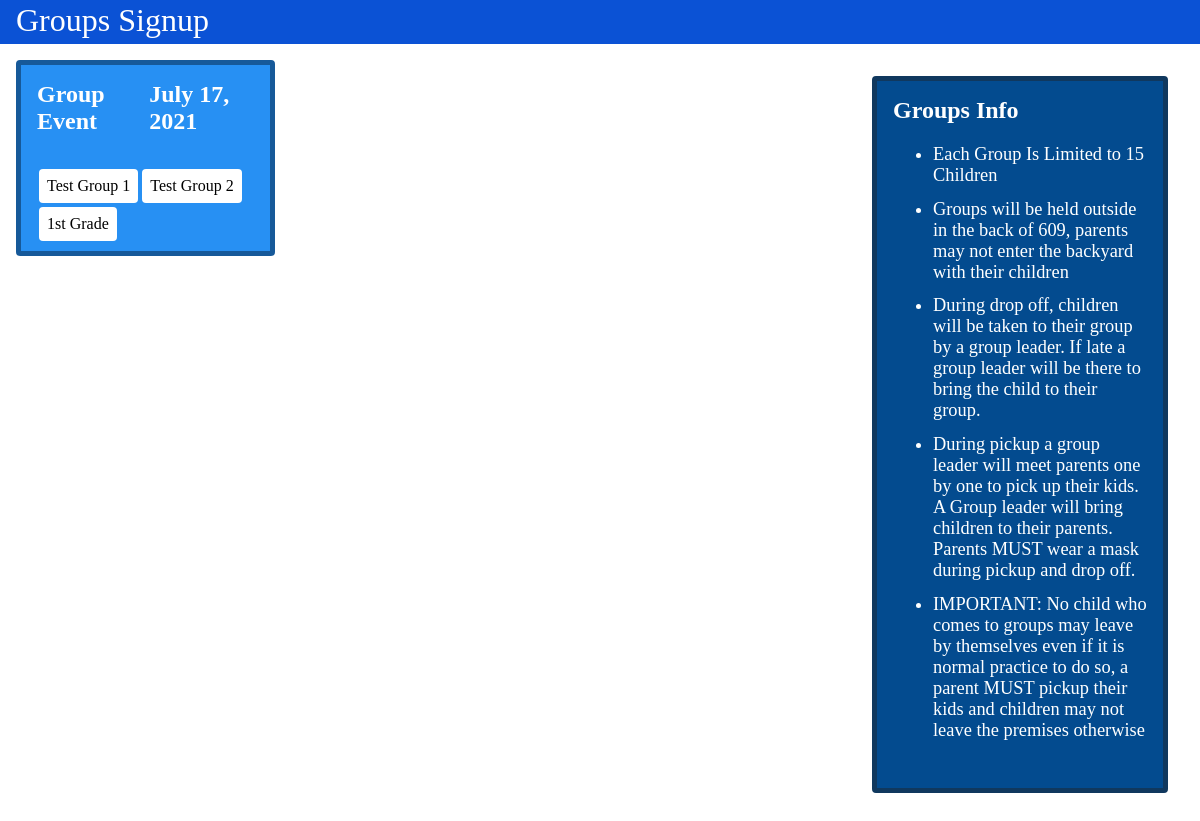
The page / on the database its author committed.
### signupApp/models.py (models this page shows, shortened)
class event(models.Model):
    title = models.CharField(max_length=200)
    date = models.DateField()
    groups = models.ManyToManyField(group)
    active = models.BooleanField()

class group(models.Model):
    name = models.CharField(max_length=200)
    max = models.IntegerField()
    active = models.BooleanField()

### signupApp/views.py (the view)
# urls.py: path("", views.indexView, name="index"),
def indexView(response):
    q1 = event.objects.filter(active=True)
    q1 = q1.filter(date__gte=datetime.date.today())
    q2 = externalEvent.objects.filter(active=True)
    q2 = q2.filter(date__gte=datetime.date.today())
    allEvents = list(q1)+list(q2)
    allEvents.sort(key=lambda x: x.date, reverse=False)
    eventsFormated = []
    for evnt in allEvents:
        eventsFormated.append([True if evnt._meta.db_table == "signupApp_event" else False
        , evnt.title, evnt.date])
        if eventsFormated[-1][0]:
            eventsFormated[-1].append([])
            for group in evnt.groups.all():
                eventsFormated[-1][-1].append([group.id, group.name,
                "disabled" if regisration.objects.filter(event=evnt, group=group).count() >= group.max else None])
        else:
            eventsFormated[-1].append(evnt.url)
        eventsFormated[-1].append(evnt.id)
    print(eventsFormated)
    for ev in eventsFormated:
        print(ev)
    return render(response, "signupApp/index.html", {"events": eventsFormated})

### signupApp/templates/signupApp/index.html (shortened to what this page needs)
{% load static %}
<!DOCTYPE html>
<html lang="en">
<head>
    <link rel="stylesheet" href="{% static 'signupApp/main.css' %}">
    <link rel="stylesheet" href="{% static 'signupApp/index.css' %}">
</head>
<body>
    <div class="head">
        <a href="/" class="homeLink">Groups Signup</a>
    </div>
    <div class="mainCont">
        <div class="events">
            {% for event in events %}
            <div class="eventCard">
                <div class="titleBar"><h4>{{event.1}}</h4><h4>{{event.2}}</h4></div>
                {% if event.0 %}
                <div class="groupOptions">
                    {% for group in event.3 %}
                    <a class="linkBtn {{group.2}}" href="/register/{{event.4}}/{{group.0}}">{{group.1}}</a>
                    {% endfor %}
                </div>
                {% elif not event.0 %}
                <div class="extEvent"><a href="{{event.3}}" class="linkBtn largeBtn" target="_blank">More Info</a></div>
                {% endif %}
            </div>
            {% endfor %}
        </div>
        <div class="info">
            <div class="infoCard">
                <h2>Groups Info</h2>
                <ul>
                    <li>Each Group Is Limited to 15 Children</li>
                    <li>Groups will be held outside in the back of 609, parents may not enter the backyard with their children</li>
                    <li>During drop off, children will be taken to their group by a group leader. If late a group leader will be there to bring the child to their group.</li>
                    <li>During pickup a group leader will meet parents one by one to pick up their kids. A Group leader will bring children to their parents. Parents MUST wear a mask during pickup and drop off.</li>
                    <li>IMPORTANT: No child who comes to groups may leave by themselves even if it is normal practice to do so, a parent MUST pickup their kids and children may not leave the premises otherwise</li>
                </ul>
            </div>
        </div>
    </div>
</body>
</html>

### signupApp/static/signupApp/main.css (style rules this page uses)
body { margin: 0; padding: 0; }
.head { background-color: rgb(11, 82, 213); padding: 0px 1rem .3rem 1rem; margin: 0; color: white; display: flex; align-items:baseline; justify-content: space-between; font-size: 2rem; }
.homeLink { text-decoration: none; color: white; }

### signupApp/static/signupApp/index.css (style rules this page uses)
.mainCont { display: grid; grid-template-columns: 7fr 3fr; height: 90vh; }
.events { display: grid; grid-template-columns: repeat(3, 1fr); grid-auto-rows: min-content; grid-gap: 1rem; margin: 1rem; }
.eventCard { background-color: rgb(39, 144, 243); border-radius: 4px; padding: .5rem; padding-left: 1rem; color: white; border: 5px solid rgb(22, 89, 153); }
.titleBar { display: flex; align-items:baseline; justify-content: space-between; }
div.titleBar h4 { margin-top: .5rem; font-size: 1.5rem; }
.groupOptions { display: flex; flex-wrap: wrap; }
.linkBtn { text-decoration: none; background-color: white; color: black; border-radius: 4px; padding: .5rem; margin: 2px; }
.infoCard { background-color: rgb(3, 75, 143); margin: 2rem; padding: 1rem; width: 30wh; min-height: 30vh; border-radius: 4px; color: white; border: 5px solid rgb(16, 56, 94); }
div.infoCard h2 { margin-top: 0; }
div.infoCard ul { font-size: 1.15rem; }
li { padding-bottom: .8rem; }

### rows shown on the page
event: title "Group Event", date "July 17, 2021"
group: name "Test Group 1"
group: name "Test Group 2"
group: name "1st Grade"
